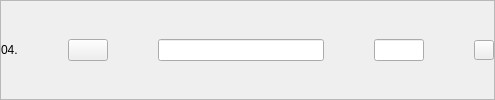
              <widget class="QFrame" name="result4">
               <property name="frameShape">
                <enum>QFrame::StyledPanel</enum>
               </property>
               <property name="frameShadow">
                <enum>QFrame::Raised</enum>
               </property>
               <layout class="QHBoxLayout" name="horizontalLayout_28" stretch="1,0,10,3,0">
                <property name="spacing">
                 <number>50</number>
                </property>
                <property name="leftMargin">
                 <number>0</number>
                </property>
                <property name="topMargin">
                 <number>0</number>
                </property>
                <property name="rightMargin">
                 <number>0</number>
                </property>
                <property name="bottomMargin">
                 <number>0</number>
                </property>
                <item>
                 <widget class="QLabel" name="nro4">
                  <property name="text">
                   <string>04.</string>
                  </property>
                 </widget>
                </item>
                <item>
                 <widget class="QPushButton" name="seeResult4Button">
                  <property name="text">
                   <string/>
                  </property>
                  <property name="icon">
                   <iconset resource="../resources.qrc">
                    <normaloff>:/Buttons/img/amacapy-boton-ver.png</normaloff>:/Buttons/img/amacapy-boton-ver.png</iconset>
                  </property>
                  <property name="iconSize">
                   <size>
                    <width>30</width>
                    <height>30</height>
                   </size>
                  </property>
                 </widget>
                </item>
                <item>
                 <widget class="QLineEdit" name="titleResult4"/>
                </item>
                <item>
                 <widget class="QLineEdit" name="priceResult4">
                  <property name="maximumSize">
                   <size>
                    <width>120</width>
                    <height>16777215</height>
                   </size>
                  </property>
                 </widget>
                </item>
                <item>
                 <widget class="QPushButton" name="deleteResult4Button">
                  <property name="sizePolicy">
                   <sizepolicy hsizetype="Fixed" vsizetype="Fixed">
                    <horstretch>0</horstretch>
                    <verstretch>0</verstretch>
                   </sizepolicy>
                  </property>
                  <property name="maximumSize">
                   <size>
                    <width>20</width>
                    <height>20</height>
                   </size>
                  </property>
                  <property name="text">
                   <string/>
                  </property>
                  <property name="icon">
                   <iconset resource="../resources.qrc">
                    <normaloff>:/Buttons/img/amacapy-boton-eliminar.png</normaloff>:/Buttons/img/amacapy-boton-eliminar.png</iconset>
                  </property>
                  <property name="iconSize">
                   <size>
                    <width>20</width>
                    <height>20</height>
                   </size>
                  </property>
                 </widget>
                </item>
               </layout>
              </widget>
